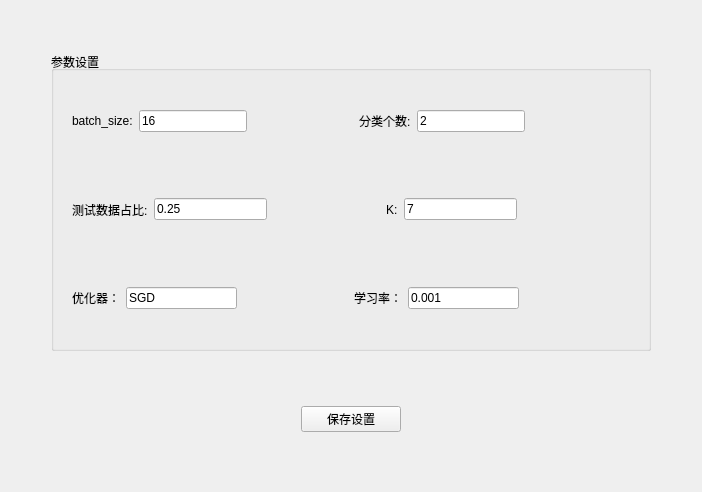
      <widget class="QWidget" name="window_setting">
       <layout class="QGridLayout" name="gridLayout_3">
        <item row="1" column="1">
         <widget class="QGroupBox" name="gBox_setting">
          <property name="minimumSize">
           <size>
            <width>600</width>
            <height>300</height>
           </size>
          </property>
          <property name="maximumSize">
           <size>
            <width>16777215</width>
            <height>300</height>
           </size>
          </property>
          <property name="title">
           <string>参数设置</string>
          </property>
          <property name="alignment">
           <set>Qt::AlignLeading|Qt::AlignLeft|Qt::AlignVCenter</set>
          </property>
          <layout class="QVBoxLayout" name="verticalLayout_7">
           <item>
            <widget class="QWidget" name="widget_5" native="true">
             <layout class="QHBoxLayout" name="horizontalLayout_7">
              <item>
               <widget class="QLabel" name="label">
                <property name="text">
                 <string>batch_size:</string>
                </property>
               </widget>
              </item>
              <item>
               <widget class="QLineEdit" name="lineEdit">
                <property name="text">
                 <string>16</string>
                </property>
               </widget>
              </item>
              <item>
               <spacer name="horizontalSpacer_6">
                <property name="orientation">
                 <enum>Qt::Horizontal</enum>
                </property>
                <property name="sizeHint" stdset="0">
                 <size>
                  <width>40</width>
                  <height>20</height>
                 </size>
                </property>
               </spacer>
              </item>
              <item>
               <widget class="QLabel" name="label_2">
                <property name="text">
                 <string>分类个数:</string>
                </property>
               </widget>
              </item>
              <item>
               <widget class="QLineEdit" name="lineEdit_2">
                <property name="text">
                 <string>2</string>
                </property>
               </widget>
              </item>
              <item>
               <spacer name="horizontalSpacer_13">
                <property name="orientation">
                 <enum>Qt::Horizontal</enum>
                </property>
                <property name="sizeHint" stdset="0">
                 <size>
                  <width>40</width>
                  <height>20</height>
                 </size>
                </property>
               </spacer>
              </item>
             </layout>
            </widget>
           </item>
           <item>
            <widget class="QWidget" name="widget_4" native="true">
             <layout class="QHBoxLayout" name="horizontalLayout_6">
              <item>
               <widget class="QLabel" name="label_setting_params">
                <property name="text">
                 <string>测试数据占比:</string>
                </property>
               </widget>
              </item>
              <item>
               <widget class="QLineEdit" name="lineEdit_setting_params">
                <property name="text">
                 <string>0.25</string>
                </property>
               </widget>
              </item>
              <item>
               <spacer name="horizontalSpacer_11">
                <property name="orientation">
                 <enum>Qt::Horizontal</enum>
                </property>
                <property name="sizeHint" stdset="0">
                 <size>
                  <width>20</width>
                  <height>10</height>
                 </size>
                </property>
               </spacer>
              </item>
              <item>
               <widget class="QLabel" name="label_setting_num">
                <property name="text">
                 <string>K:</string>
                </property>
               </widget>
              </item>
              <item>
               <widget class="QLineEdit" name="lineEdit_setting_num">
                <property name="text">
                 <string>7</string>
                </property>
               </widget>
              </item>
              <item>
               <spacer name="horizontalSpacer_12">
                <property name="orientation">
                 <enum>Qt::Horizontal</enum>
                </property>
                <property name="sizeHint" stdset="0">
                 <size>
                  <width>85</width>
                  <height>20</height>
                 </size>
                </property>
               </spacer>
              </item>
             </layout>
            </widget>
           </item>
           <item>
            <widget class="QWidget" name="widget_9" native="true">
             <layout class="QHBoxLayout" name="horizontalLayout_24">
              <item>
               <widget class="QLabel" name="label_9">
                <property name="text">
                 <string>优化器：</string>
                </property>
               </widget>
              </item>
              <item>
               <widget class="QLineEdit" name="lineEdit_5">
                <property name="text">
                 <string>SGD</string>
                </property>
               </widget>
              </item>
              <item>
               <spacer name="horizontalSpacer_26">
                <property name="orientation">
                 <enum>Qt::Horizontal</enum>
                </property>
                <property name="sizeHint" stdset="0">
                 <size>
                  <width>55</width>
                  <height>20</height>
                 </size>
                </property>
               </spacer>
              </item>
              <item>
               <widget class="QLabel" name="label_10">
                <property name="text">
                 <string>学习率：</string>
                </property>
               </widget>
              </item>
              <item>
               <widget class="QLineEdit" name="lineEdit_6">
                <property name="text">
                 <string>0.001</string>
                </property>
               </widget>
              </item>
              <item>
               <spacer name="horizontalSpacer_27">
                <property name="orientation">
                 <enum>Qt::Horizontal</enum>
                </property>
                <property name="sizeHint" stdset="0">
                 <size>
                  <width>55</width>
                  <height>20</height>
                 </size>
                </property>
               </spacer>
              </item>
             </layout>
            </widget>
           </item>
          </layout>
         </widget>
        </item>
        <item row="3" column="1">
         <widget class="QWidget" name="widget_3" native="true">
          <property name="maximumSize">
           <size>
            <width>16777215</width>
            <height>60</height>
           </size>
          </property>
          <layout class="QHBoxLayout" name="horizontalLayout_9">
           <item>
            <widget class="QPushButton" name="btn_saveSetting">
             <property name="maximumSize">
              <size>
               <width>100</width>
               <height>30</height>
              </size>
             </property>
             <property name="text">
              <string>保存设置</string>
             </property>
            </widget>
           </item>
          </layout>
         </widget>
        </item>
        <item row="4" column="1">
         <spacer name="verticalSpacer_3">
          <property name="orientation">
           <enum>Qt::Vertical</enum>
          </property>
          <property name="sizeHint" stdset="0">
           <size>
            <width>20</width>
            <height>40</height>
           </size>
          </property>
         </spacer>
        </item>
        <item row="1" column="0">
         <spacer name="horizontalSpacer_9">
          <property name="orientation">
           <enum>Qt::Horizontal</enum>
          </property>
          <property name="sizeHint" stdset="0">
           <size>
            <width>40</width>
            <height>20</height>
           </size>
          </property>
         </spacer>
        </item>
        <item row="1" column="2">
         <spacer name="horizontalSpacer_10">
          <property name="orientation">
           <enum>Qt::Horizontal</enum>
          </property>
          <property name="sizeHint" stdset="0">
           <size>
            <width>40</width>
            <height>20</height>
           </size>
          </property>
         </spacer>
        </item>
        <item row="2" column="1">
         <spacer name="verticalSpacer_6">
          <property name="orientation">
           <enum>Qt::Vertical</enum>
          </property>
          <property name="sizeHint" stdset="0">
           <size>
            <width>20</width>
            <height>40</height>
           </size>
          </property>
         </spacer>
        </item>
        <item row="0" column="1">
         <spacer name="verticalSpacer_7">
          <property name="orientation">
           <enum>Qt::Vertical</enum>
          </property>
          <property name="sizeHint" stdset="0">
           <size>
            <width>20</width>
            <height>40</height>
           </size>
          </property>
         </spacer>
        </item>
       </layout>
      </widget>
